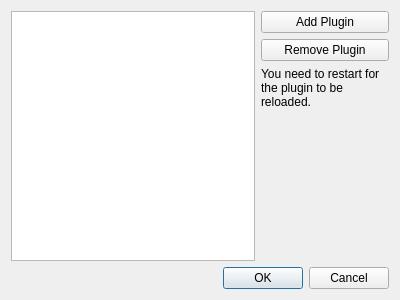
<?xml version="1.0" encoding="UTF-8"?>
<ui version="4.0">
 <class>StringlistEditor</class>
 <widget class="QDialog" name="StringlistEditor">
  <property name="geometry">
   <rect>
    <x>0</x>
    <y>0</y>
    <width>400</width>
    <height>300</height>
   </rect>
  </property>
  <property name="windowTitle">
   <string>Dialog</string>
  </property>
  <layout class="QVBoxLayout" name="verticalLayout">
   <item>
    <widget class="QWidget" name="widget" native="true">
     <layout class="QHBoxLayout" name="horizontalLayout">
      <property name="margin">
       <number>0</number>
      </property>
      <item>
       <widget class="QListView" name="listView"/>
      </item>
      <item>
       <widget class="QWidget" name="widget_3" native="true">
        <layout class="QVBoxLayout" name="verticalLayout_2">
         <property name="margin">
          <number>0</number>
         </property>
         <item>
          <widget class="QPushButton" name="addPluginpushButton">
           <property name="text">
            <string>Add Plugin</string>
           </property>
          </widget>
         </item>
         <item>
          <widget class="QPushButton" name="RemovePluginAddButton">
           <property name="text">
            <string>Remove Plugin</string>
           </property>
          </widget>
         </item>
         <item>
          <widget class="QLabel" name="label">
           <property name="text">
            <string>You need to restart for the plugin to be reloaded.</string>
           </property>
           <property name="wordWrap">
            <bool>true</bool>
           </property>
          </widget>
         </item>
         <item>
          <spacer name="verticalSpacer">
           <property name="orientation">
            <enum>Qt::Vertical</enum>
           </property>
           <property name="sizeHint" stdset="0">
            <size>
             <width>20</width>
             <height>40</height>
            </size>
           </property>
          </spacer>
         </item>
        </layout>
       </widget>
      </item>
     </layout>
    </widget>
   </item>
   <item>
    <widget class="QDialogButtonBox" name="buttonBox">
     <property name="orientation">
      <enum>Qt::Horizontal</enum>
     </property>
     <property name="standardButtons">
      <set>QDialogButtonBox::Cancel|QDialogButtonBox::Ok</set>
     </property>
    </widget>
   </item>
  </layout>
 </widget>
 <resources/>
 <connections>
  <connection>
   <sender>buttonBox</sender>
   <signal>accepted()</signal>
   <receiver>StringlistEditor</receiver>
   <slot>accept()</slot>
   <hints>
    <hint type="sourcelabel">
     <x>248</x>
     <y>254</y>
    </hint>
    <hint type="destinationlabel">
     <x>157</x>
     <y>274</y>
    </hint>
   </hints>
  </connection>
  <connection>
   <sender>buttonBox</sender>
   <signal>rejected()</signal>
   <receiver>StringlistEditor</receiver>
   <slot>reject()</slot>
   <hints>
    <hint type="sourcelabel">
     <x>316</x>
     <y>260</y>
    </hint>
    <hint type="destinationlabel">
     <x>286</x>
     <y>274</y>
    </hint>
   </hints>
  </connection>
 </connections>
</ui>
